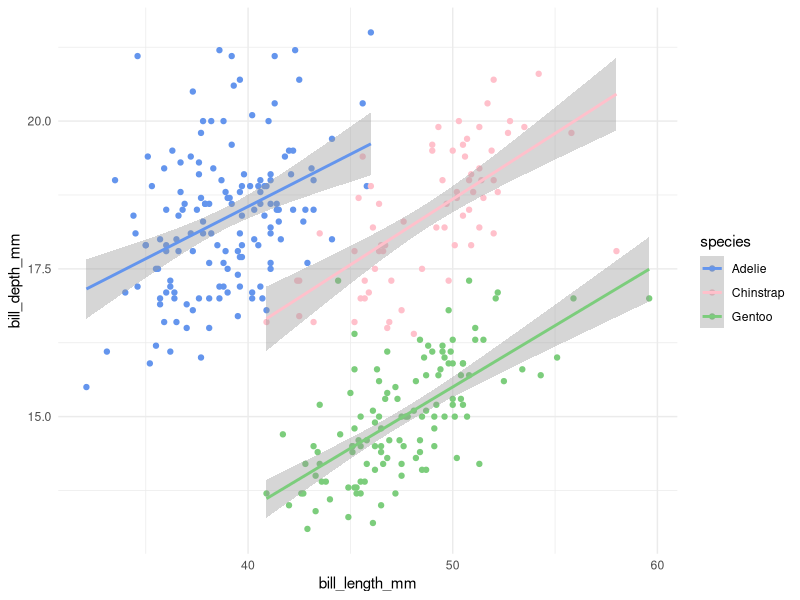
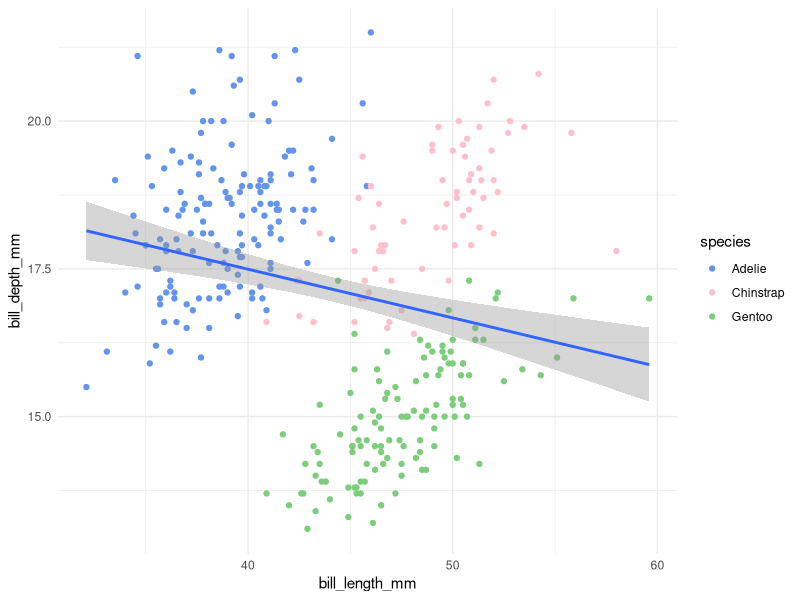
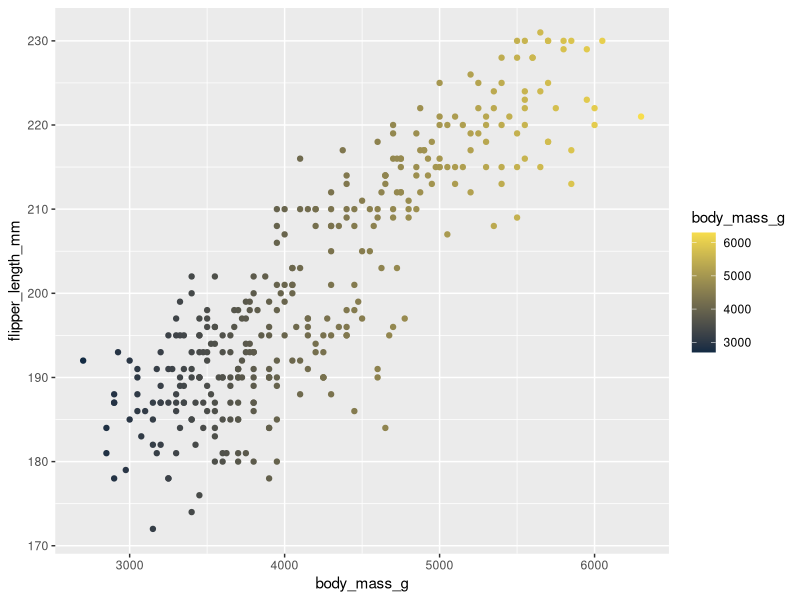
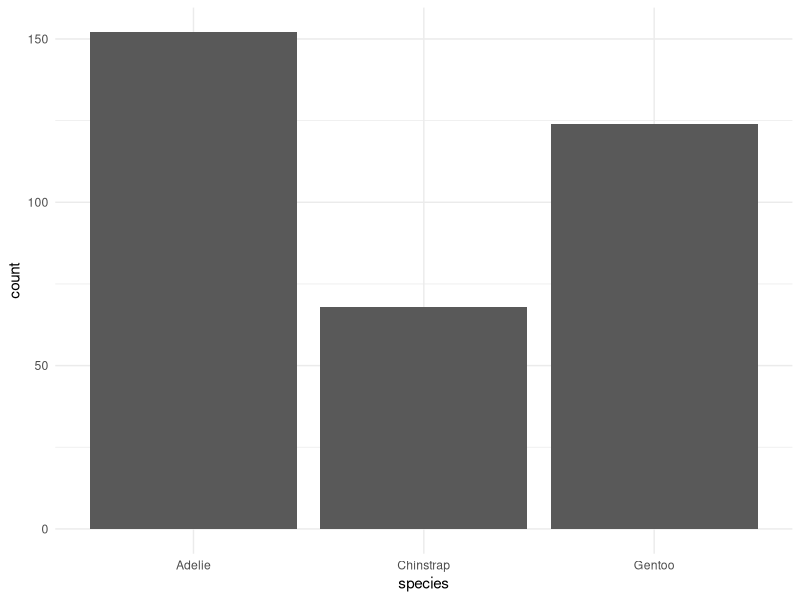
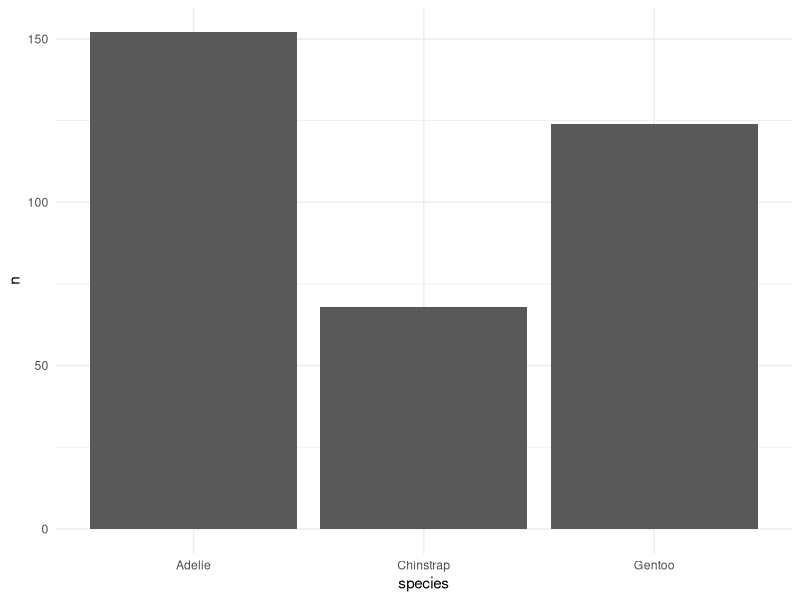
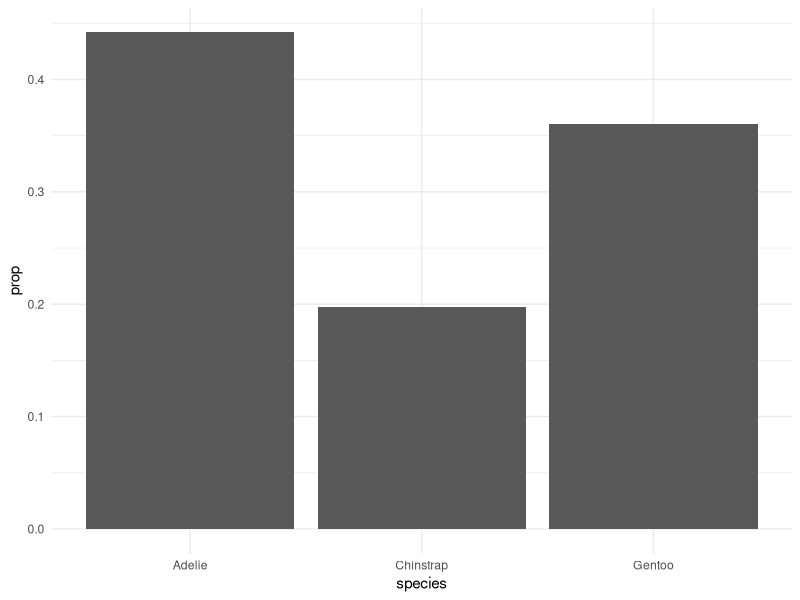
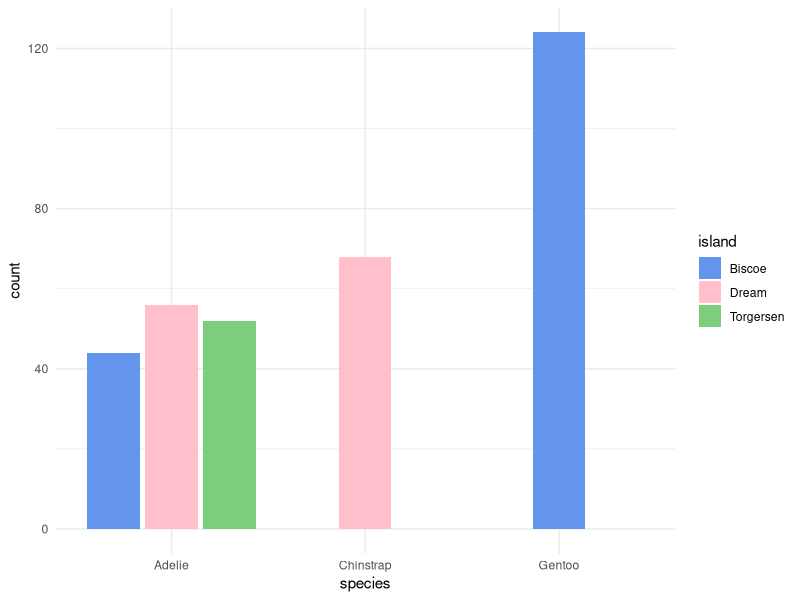
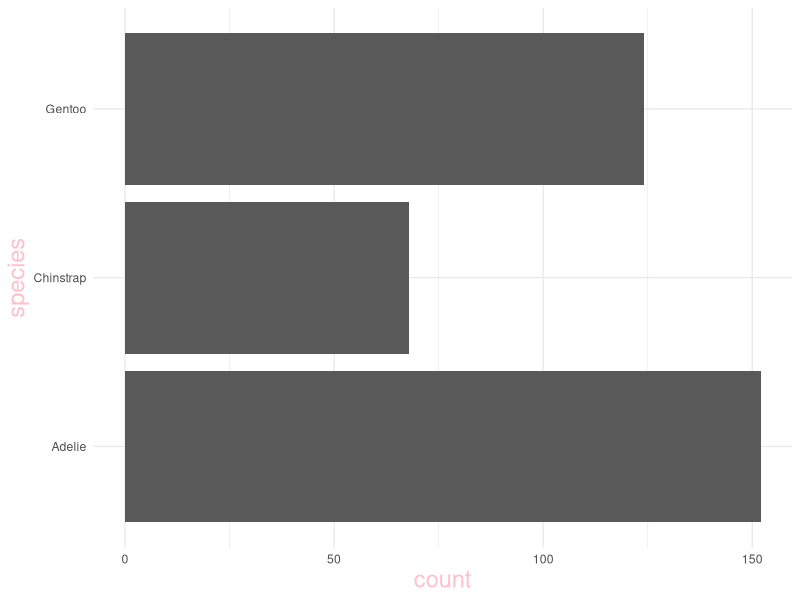

Source code (R) for these figures, in order:
## ---- chunk 1
# load packages
library(tidyverse)
library(palmerpenguins)
## ---- chunk 2
# untidy data ----
temp_data_wide <- tribble(
  ~date, ~station1, ~station2,  ~station3,
  "2023-10-01", 30.1, 29.8,  31.2,
  "2023-11-01", 28.6, 29.1,  33.4,
  "2023-12-01", 29.9, 28.5,  32.3
)

# make tidy ----
temp_data_long <- temp_data_wide %>% 
  pivot_longer(cols = starts_with("station"),
               names_to = "station_id",
               values_to = "temp_c")
## ---- chunk 3
# mapping color globally ----
ggplot(data = na.omit(penguins),
       mapping = aes(x = bill_length_mm, 
                     y = bill_depth_mm,
                     color = species)) +
  geom_point() +
  geom_smooth(method = "lm") +
  scale_color_manual(values = c("cornflowerblue", "pink", "palegreen3")) +
  theme_minimal() 

# mapping color locally ----
ggplot(data = na.omit(penguins),
       mapping = aes(x = bill_length_mm, 
                     y = bill_depth_mm)) +
  geom_point(aes(color = species)) +
  geom_smooth(method = "lm") +
  scale_color_manual(values = c("cornflowerblue", "pink", "palegreen3")) +
  theme_minimal() 

# piping into plot ----
#penguins %>% 
  #ggplot(aes(x = bill_length_mm,
             #y = bill_depth_mm))

ggplot(penguins, 
       aes(x = body_mass_g, 
           y = flipper_length_mm,
           color = body_mass_g)) +
  geom_point() +
  scale_color_gradient(low = "#132b43", high = "#F7DD4C")
  theme_minimal()
## ---- chunk 4
ggplot(penguins, 
       aes(x = species)) +
  geom_bar() +
  theme_minimal()
## ---- chunk 5
penguins_summary <- penguins %>% 
  count(species)

ggplot(penguins_summary, 
       aes(x = species, y = n)) +
  geom_bar(stat = "identity") +
  theme_minimal()
## ---- chunk 6
ggplot(penguins, 
       aes(x = species,
           y = after_stat(prop), 
           group = 1)) +
  geom_bar() +
  theme_minimal()
## ---- chunk 7
ggplot(penguins, aes(x = species, fill = island)) +
  geom_bar(position = position_dodge2(preserve = "single")) +
  scale_fill_manual(values = c("cornflowerblue", "pink", "palegreen3")) +
  theme_minimal()
## ---- chunk 8
ggplot(penguins, 
       aes(x = species)) +
  geom_bar() +
  coord_flip() +
  theme_minimal() +
  theme(
    axis.title = element_text(size = 17, color = "pink")
  )
